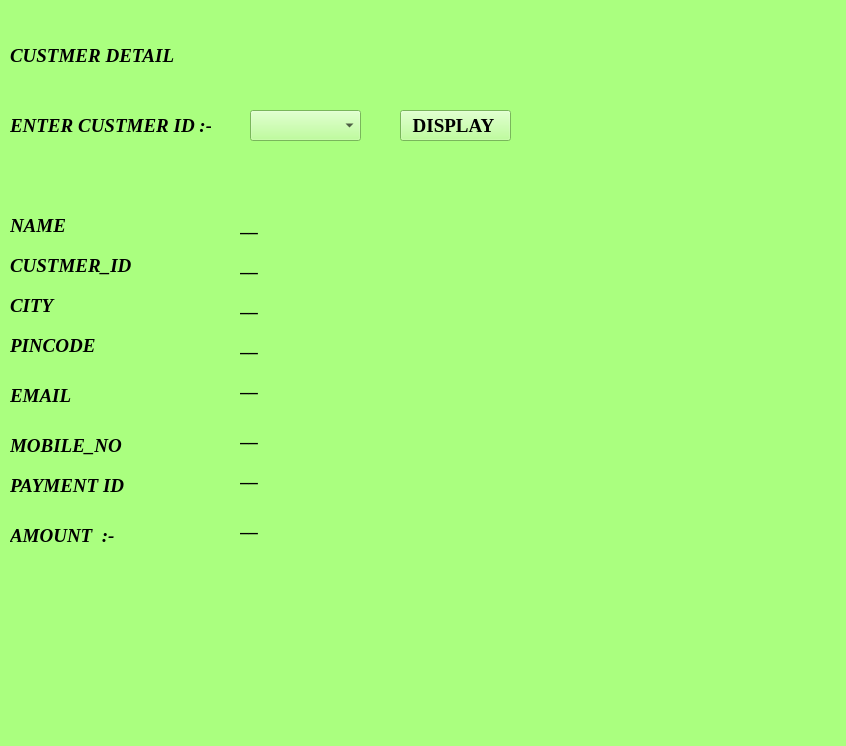
<?xml version="1.0" encoding="UTF-8"?>
<ui version="4.0">
 <class>MainWindow</class>
 <widget class="QMainWindow" name="MainWindow">
  <property name="geometry">
   <rect>
    <x>0</x>
    <y>0</y>
    <width>846</width>
    <height>746</height>
   </rect>
  </property>
  <property name="windowTitle">
   <string>MainWindow</string>
  </property>
  <property name="styleSheet">
   <string notr="true">background-color: rgb(170, 255, 127);
alternate-background-color: rgb(197, 185, 255);</string>
  </property>
  <widget class="QWidget" name="centralwidget">
   <widget class="QLabel" name="label_5">
    <property name="geometry">
     <rect>
      <x>10</x>
      <y>290</y>
      <width>201</width>
      <height>31</height>
     </rect>
    </property>
    <property name="font">
     <font>
      <family>Times New Roman</family>
      <pointsize>14</pointsize>
      <weight>75</weight>
      <italic>true</italic>
      <bold>true</bold>
     </font>
    </property>
    <property name="text">
     <string>CITY</string>
    </property>
   </widget>
   <widget class="QLabel" name="label_3">
    <property name="geometry">
     <rect>
      <x>10</x>
      <y>210</y>
      <width>201</width>
      <height>31</height>
     </rect>
    </property>
    <property name="font">
     <font>
      <family>Times New Roman</family>
      <pointsize>14</pointsize>
      <weight>75</weight>
      <italic>true</italic>
      <bold>true</bold>
     </font>
    </property>
    <property name="text">
     <string>NAME</string>
    </property>
   </widget>
   <widget class="QLabel" name="label_8">
    <property name="geometry">
     <rect>
      <x>10</x>
      <y>380</y>
      <width>201</width>
      <height>31</height>
     </rect>
    </property>
    <property name="font">
     <font>
      <family>Times New Roman</family>
      <pointsize>14</pointsize>
      <weight>75</weight>
      <italic>true</italic>
      <bold>true</bold>
     </font>
    </property>
    <property name="text">
     <string>EMAIL</string>
    </property>
   </widget>
   <widget class="QLabel" name="label_6">
    <property name="geometry">
     <rect>
      <x>10</x>
      <y>330</y>
      <width>201</width>
      <height>31</height>
     </rect>
    </property>
    <property name="font">
     <font>
      <family>Times New Roman</family>
      <pointsize>14</pointsize>
      <weight>75</weight>
      <italic>true</italic>
      <bold>true</bold>
     </font>
    </property>
    <property name="text">
     <string>PINCODE</string>
    </property>
   </widget>
   <widget class="QLabel" name="label_10">
    <property name="geometry">
     <rect>
      <x>10</x>
      <y>430</y>
      <width>201</width>
      <height>31</height>
     </rect>
    </property>
    <property name="font">
     <font>
      <family>Times New Roman</family>
      <pointsize>14</pointsize>
      <weight>75</weight>
      <italic>true</italic>
      <bold>true</bold>
     </font>
    </property>
    <property name="text">
     <string>MOBILE_NO</string>
    </property>
   </widget>
   <widget class="QLabel" name="label_2">
    <property name="geometry">
     <rect>
      <x>10</x>
      <y>40</y>
      <width>201</width>
      <height>31</height>
     </rect>
    </property>
    <property name="font">
     <font>
      <family>Times New Roman</family>
      <pointsize>14</pointsize>
      <weight>75</weight>
      <italic>true</italic>
      <bold>true</bold>
     </font>
    </property>
    <property name="text">
     <string>CUSTMER DETAIL</string>
    </property>
   </widget>
   <widget class="QLabel" name="label_4">
    <property name="geometry">
     <rect>
      <x>10</x>
      <y>250</y>
      <width>201</width>
      <height>31</height>
     </rect>
    </property>
    <property name="font">
     <font>
      <family>Times New Roman</family>
      <pointsize>14</pointsize>
      <weight>75</weight>
      <italic>true</italic>
      <bold>true</bold>
     </font>
    </property>
    <property name="text">
     <string>CUSTMER_ID</string>
    </property>
   </widget>
   <widget class="QLabel" name="label_7">
    <property name="geometry">
     <rect>
      <x>10</x>
      <y>110</y>
      <width>201</width>
      <height>31</height>
     </rect>
    </property>
    <property name="font">
     <font>
      <family>Times New Roman</family>
      <pointsize>14</pointsize>
      <weight>75</weight>
      <italic>true</italic>
      <bold>true</bold>
     </font>
    </property>
    <property name="text">
     <string>ENTER CUSTMER ID :-</string>
    </property>
   </widget>
   <widget class="QPushButton" name="pushButton">
    <property name="geometry">
     <rect>
      <x>400</x>
      <y>110</y>
      <width>111</width>
      <height>31</height>
     </rect>
    </property>
    <property name="font">
     <font>
      <family>Times New Roman</family>
      <pointsize>14</pointsize>
      <weight>75</weight>
      <bold>true</bold>
     </font>
    </property>
    <property name="text">
     <string>DISPLAY </string>
    </property>
   </widget>
   <widget class="QLabel" name="label_9">
    <property name="geometry">
     <rect>
      <x>10</x>
      <y>470</y>
      <width>201</width>
      <height>31</height>
     </rect>
    </property>
    <property name="font">
     <font>
      <family>Times New Roman</family>
      <pointsize>14</pointsize>
      <weight>75</weight>
      <italic>true</italic>
      <bold>true</bold>
     </font>
    </property>
    <property name="text">
     <string>PAYMENT ID </string>
    </property>
   </widget>
   <widget class="QLabel" name="label_12">
    <property name="geometry">
     <rect>
      <x>10</x>
      <y>520</y>
      <width>201</width>
      <height>31</height>
     </rect>
    </property>
    <property name="font">
     <font>
      <family>Times New Roman</family>
      <pointsize>14</pointsize>
      <weight>75</weight>
      <italic>true</italic>
      <bold>true</bold>
     </font>
    </property>
    <property name="text">
     <string>AMOUNT  :-</string>
    </property>
   </widget>
   <widget class="QLabel" name="label_21">
    <property name="geometry">
     <rect>
      <x>240</x>
      <y>330</y>
      <width>201</width>
      <height>31</height>
     </rect>
    </property>
    <property name="font">
     <font>
      <family>Times New Roman</family>
      <pointsize>14</pointsize>
      <weight>75</weight>
      <italic>true</italic>
      <bold>true</bold>
     </font>
    </property>
    <property name="text">
     <string>__</string>
    </property>
   </widget>
   <widget class="QLabel" name="label_14">
    <property name="geometry">
     <rect>
      <x>240</x>
      <y>370</y>
      <width>201</width>
      <height>31</height>
     </rect>
    </property>
    <property name="font">
     <font>
      <family>Times New Roman</family>
      <pointsize>14</pointsize>
      <weight>75</weight>
      <italic>true</italic>
      <bold>true</bold>
     </font>
    </property>
    <property name="text">
     <string>__</string>
    </property>
   </widget>
   <widget class="QLabel" name="label_17">
    <property name="geometry">
     <rect>
      <x>240</x>
      <y>290</y>
      <width>201</width>
      <height>31</height>
     </rect>
    </property>
    <property name="font">
     <font>
      <family>Times New Roman</family>
      <pointsize>14</pointsize>
      <weight>75</weight>
      <italic>true</italic>
      <bold>true</bold>
     </font>
    </property>
    <property name="text">
     <string>__</string>
    </property>
   </widget>
   <widget class="QLabel" name="label_16">
    <property name="geometry">
     <rect>
      <x>240</x>
      <y>250</y>
      <width>201</width>
      <height>31</height>
     </rect>
    </property>
    <property name="font">
     <font>
      <family>Times New Roman</family>
      <pointsize>14</pointsize>
      <weight>75</weight>
      <italic>true</italic>
      <bold>true</bold>
     </font>
    </property>
    <property name="text">
     <string>__</string>
    </property>
   </widget>
   <widget class="QLabel" name="label_15">
    <property name="geometry">
     <rect>
      <x>240</x>
      <y>210</y>
      <width>201</width>
      <height>31</height>
     </rect>
    </property>
    <property name="font">
     <font>
      <family>Times New Roman</family>
      <pointsize>14</pointsize>
      <weight>75</weight>
      <italic>true</italic>
      <bold>true</bold>
     </font>
    </property>
    <property name="text">
     <string>__</string>
    </property>
   </widget>
   <widget class="QLabel" name="label_18">
    <property name="geometry">
     <rect>
      <x>240</x>
      <y>510</y>
      <width>201</width>
      <height>31</height>
     </rect>
    </property>
    <property name="font">
     <font>
      <family>Times New Roman</family>
      <pointsize>14</pointsize>
      <weight>75</weight>
      <italic>true</italic>
      <bold>true</bold>
     </font>
    </property>
    <property name="text">
     <string>__</string>
    </property>
   </widget>
   <widget class="QLabel" name="label_22">
    <property name="geometry">
     <rect>
      <x>240</x>
      <y>460</y>
      <width>201</width>
      <height>31</height>
     </rect>
    </property>
    <property name="font">
     <font>
      <family>Times New Roman</family>
      <pointsize>14</pointsize>
      <weight>75</weight>
      <italic>true</italic>
      <bold>true</bold>
     </font>
    </property>
    <property name="text">
     <string>__</string>
    </property>
   </widget>
   <widget class="QLabel" name="label_19">
    <property name="geometry">
     <rect>
      <x>240</x>
      <y>420</y>
      <width>201</width>
      <height>31</height>
     </rect>
    </property>
    <property name="font">
     <font>
      <family>Times New Roman</family>
      <pointsize>14</pointsize>
      <weight>75</weight>
      <italic>true</italic>
      <bold>true</bold>
     </font>
    </property>
    <property name="text">
     <string>__</string>
    </property>
   </widget>
   <widget class="QComboBox" name="comboBox_2">
    <property name="geometry">
     <rect>
      <x>250</x>
      <y>110</y>
      <width>111</width>
      <height>31</height>
     </rect>
    </property>
    <property name="styleSheet">
     <string notr="true">font: 11pt &quot;Times New Roman&quot;;
font: 75 8pt &quot;MS Shell Dlg 2&quot;;
font: 75 12pt &quot;Times New Roman&quot;;</string>
    </property>
   </widget>
  </widget>
  <widget class="QMenuBar" name="menubar">
   <property name="geometry">
    <rect>
     <x>0</x>
     <y>0</y>
     <width>846</width>
     <height>21</height>
    </rect>
   </property>
  </widget>
  <widget class="QStatusBar" name="statusbar"/>
 </widget>
 <resources/>
 <connections/>
</ui>
